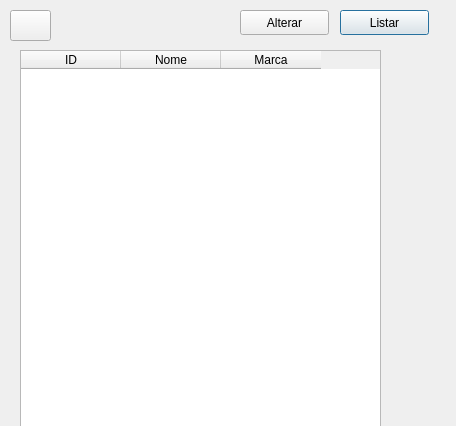
<?xml version="1.0" encoding="UTF-8"?>
<ui version="4.0">
 <class>TelaListagemModelo</class>
 <widget class="QDialog" name="TelaListagemModelo">
  <property name="geometry">
   <rect>
    <x>0</x>
    <y>0</y>
    <width>456</width>
    <height>426</height>
   </rect>
  </property>
  <property name="windowTitle">
   <string>Dialog</string>
  </property>
  <widget class="QPushButton" name="pushButton">
   <property name="geometry">
    <rect>
     <x>10</x>
     <y>10</y>
     <width>41</width>
     <height>31</height>
    </rect>
   </property>
   <property name="styleSheet">
    <string notr="true">qproperty-icon:url(:/rec/img/reply-arrow-filled.png)</string>
   </property>
   <property name="text">
    <string/>
   </property>
   <property name="iconSize">
    <size>
     <width>24</width>
     <height>24</height>
    </size>
   </property>
  </widget>
  <widget class="QTableWidget" name="tableWidget_Listagem">
   <property name="geometry">
    <rect>
     <x>20</x>
     <y>50</y>
     <width>361</width>
     <height>381</height>
    </rect>
   </property>
   <property name="iconSize">
    <size>
     <width>50</width>
     <height>50</height>
    </size>
   </property>
   <attribute name="verticalHeaderDefaultSectionSize">
    <number>50</number>
   </attribute>
   <column>
    <property name="text">
     <string>ID</string>
    </property>
   </column>
   <column>
    <property name="text">
     <string>Nome</string>
    </property>
   </column>
   <column>
    <property name="text">
     <string>Marca</string>
    </property>
   </column>
  </widget>
  <widget class="QPushButton" name="pushButton_Listar">
   <property name="geometry">
    <rect>
     <x>340</x>
     <y>10</y>
     <width>89</width>
     <height>25</height>
    </rect>
   </property>
   <property name="cursor">
    <cursorShape>PointingHandCursor</cursorShape>
   </property>
   <property name="text">
    <string>Listar</string>
   </property>
   <property name="default">
    <bool>true</bool>
   </property>
  </widget>
  <widget class="QPushButton" name="pushButton_Alterar">
   <property name="geometry">
    <rect>
     <x>240</x>
     <y>10</y>
     <width>89</width>
     <height>25</height>
    </rect>
   </property>
   <property name="text">
    <string>Alterar</string>
   </property>
  </widget>
 </widget>
 <resources/>
 <connections/>
</ui>
